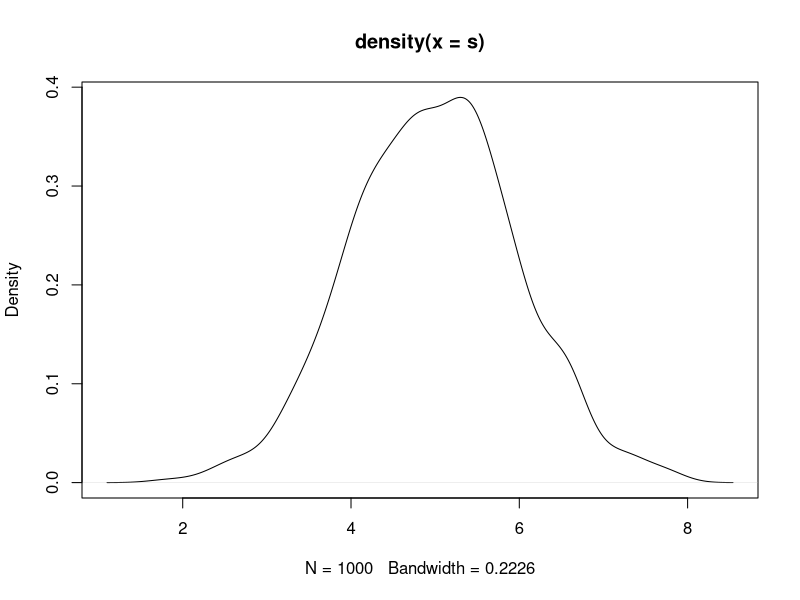

This chart was generated by the following R code:
newnormal<-function(n,a){
	RN<-NULL;
	for(i in 1:n){
	z1<-rnorm(n=1,m=0,sd=1);
	z2<-rnorm(n=1,m=0,sd=1);
	x2<-8+2*(z1);
	v1<-1;
	v2<-2;
	cv<-2*a/(1*2);
	nmn<-5+cv*(v1/v2)*(x2-8);
	nvr<-1*sqrt(1-(cv*cv));
	x1<-nmn+nvr*z2;
	RN<-c(RN,x1);
	}
	return (RN);}
s<-newnormal(1000,-0.25);
s1<-rnorm(n=1000,m=5,sd=1);
plot(density(s));
#lines(s1,col="green");


